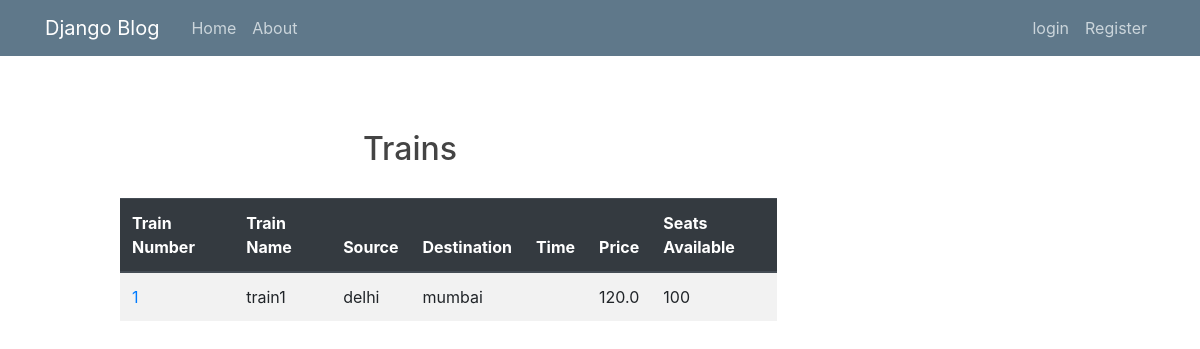
/alltrains/, run on an earlier commit of the app's database.
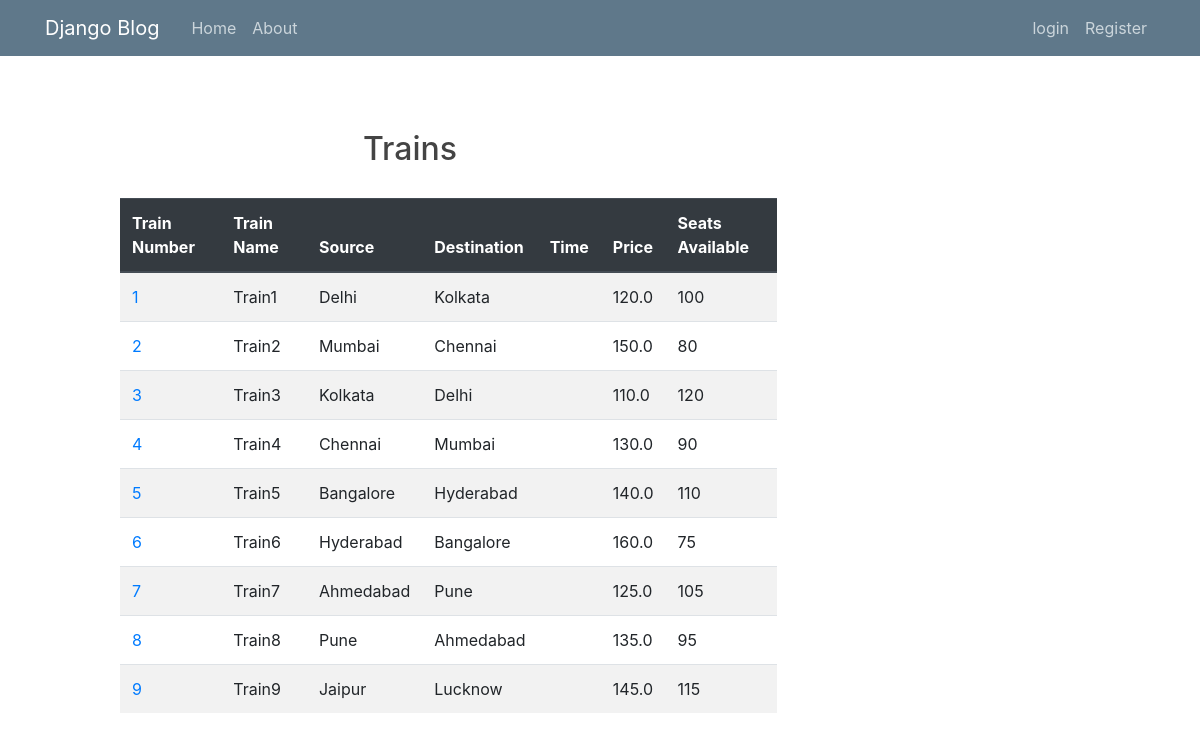
And on a later commit of the database.
### railway/models.py (models this page shows)
class train(models.Model):
    train_name=models.CharField(max_length=50)
    source=models.CharField(max_length=50)
    destination=models.CharField(max_length=50)
    price=models.FloatField(default=120)
    arrival_time=models.TimeField()
    departure_time=models.TimeField()
    seats_available=models.IntegerField(default=100)
    running_days = models.CharField(max_length=50)

### railway/views.py (the view)
# urls.py: path('alltrains/', views.index , name='viewtrains'),
def index(request):
    lis = train.objects.all()
    return render(request, 'railway/alltrains.html', {"lis": lis})

### railway/templates/railway/alltrains.html
{% extends "railway/rail_base.html" %}
{% block content %}
<div style="margin-top: 50px;">
    <center><h2> Trains </h2></center>
    <table class="table table-striped" style="width: 90%;margin-left:75px ;margin-top: 30px;">
        <thead class="thead-dark">
            <tr>
                <th scope="col">Train Number</th>
                <th scope="col">Train Name</th>
                <th scope="col">Source</th>
                <th scope="col">Destination</th>
                <th scope="col">Time</th>
                <th scope="col">Price</th>
                <th scope="col">Seats Available</th>
            </tr>
        </thead>
        <tbody>
            {%for p in lis%}
            <tr>
                <td><a href="http://127.0.0.1:8000/reservation/{{p.pk}}">{{p.pk}}</a></td>
                <td>{{p.train_name}}</td>
                <td>{{p.source}}</td>
                <td>{{p.destination}}</td>
                <td>{{p.time}}</td>
                <td>{{p.price}}</td>
                <td>{{p.seats_available}}</td>
            </tr>
            {% endfor %}
        </tbody>
    </table>
</div>
{% endblock %}

### railway/templates/railway/rail_base.html (shortened to what this page needs)
{% load static %}
<!DOCTYPE html>
<html>
    <head>
        <link rel="stylesheet" href="https://cdn.jsdelivr.net/npm/bootstrap@4.4.1/dist/css/bootstrap.min.css">
        <link rel="stylesheet" type="text/css" href="{% static 'railway/r_main.css' %}">
    </head>
    <body>
        <header class="site-header">
            <nav class="navbar navbar-expand-md navbar-dark bg-steel fixed-top">
              <div class="container">
                <a class="navbar-brand mr-4" href="/">Django Blog</a>
                <div class="collapse navbar-collapse" id="navbarToggle">
                  <div class="navbar-nav mr-auto">
                    <a class="nav-item nav-link" href="{% url 'blog-home' %}">Home</a>
                    <a class="nav-item nav-link" href="{% url 'blog-about' %}">About</a>
                  </div>
                  <div class="navbar-nav">
                    {% if user.is_authenticated %}
                    <a class="nav-item nav-link" href="{% url 'profile' %}">Profile</a>
                    <a class="nav-item nav-link" href="{% url 'logout' %}">Logout</a>
                    <a class="nav-item nav-link" href="{% url 'post-create' %}">New Post</a>
                    {% else %}
                      <a class="nav-item nav-link" href="{% url 'login' %}">login</a>
                      <a class="nav-item nav-link" href="{% url 'register' %}">Register</a>
                    {% endif %}
                  </div>
                </div>
              </div>
            </nav>
          </header>
          <main role="main" class="container">
            <div class="row">
              <div class="col-md-8">
                {% block content %}{% endblock %}
              </div>
            </div>
          </main>
    </body>
</html>

### railway/static/railway/r_main.css (style rules this page uses)
body { background: #ffffff; color: #333333; margin-top: 5rem; }
h1, h2, h3, h4, h5, h6 { color: #444444; }
.bg-steel { background-color: #5f788a; }
.site-header .navbar-nav .nav-link { color: #cbd5db; }

What changed in the data, as far as the page shows it:
changed train id 1: train_name "train1" → "Train1"; source "delhi" → "Delhi"; destination "mumbai" → "Kolkata"
added train: pk "2", train_name "Train2", source "Mumbai", destination "Chennai", price "150.0", seats_available "80"
added train: pk "3", train_name "Train3", source "Kolkata", destination "Delhi", price "110.0", seats_available "120"
added train: pk "4", train_name "Train4", source "Chennai", destination "Mumbai", price "130.0", seats_available "90"
added train: pk "5", train_name "Train5", source "Bangalore", destination "Hyderabad", price "140.0", seats_available "110"
added train: pk "6", train_name "Train6", source "Hyderabad", destination "Bangalore", price "160.0", seats_available "75"
added train: pk "7", train_name "Train7", source "Ahmedabad", destination "Pune", price "125.0", seats_available "105"
added train: pk "8", train_name "Train8", source "Pune", destination "Ahmedabad", price "135.0", seats_available "95"
added train: pk "9", train_name "Train9", source "Jaipur", destination "Lucknow", price "145.0", seats_available "115"
